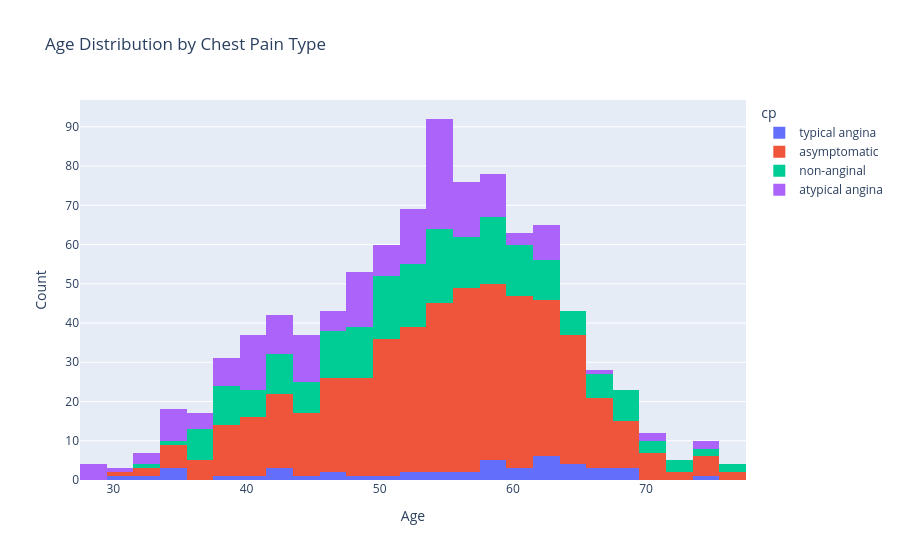

Notebook code for this chart:
### Code cell
# draw the plot of age column grouped by cp column using plotly
fig = px.histogram(data, x='age', color='cp', nbins=30, title='Age Distribution by Chest Pain Type')
fig.update_layout(xaxis_title='Age', yaxis_title='Count')
fig.show()

### Figure 1 — Plotly figure (JSON) as saved in the notebook; plotly's stock layout.template omitted (floating-point values rounded to 4 significant figures; data arrays with more than 128 entries replaced by an {"elided": "..."} marker saying what was removed)
{"data": [{"bingroup": "x", "hovertemplate": "cp=typical angina<br>age=%{x}<br>count=%{y}<extra></extra>", "legendgroup": "typical angina", "marker": {"color": "#636efa", "pattern": {"shape": ""}}, "name": "typical angina", "nbinsx": 30, "orientation": "v", "showlegend": true, "type": "histogram", "x": [63, 64, 58, 66, 69, 40, 51, 34, 52, 65, 59, 52, 42, 59, 69, 59, 38, 56, 61, 60, 59, 64, 45, 30, 35, 43, 47, 54, 57, 62, 34, 43, 46, 55, 32, 62, 62, 67, 67, 65, 49, 62, 61, 68, 74, 62], "xaxis": "x", "yaxis": "y"}, {"bingroup": "x", "hovertemplate": "cp=asymptomatic<br>age=%{x}<br>count=%{y}<extra></extra>", "legendgroup": "asymptomatic", "marker": {"color": "#EF553B", "pattern": {"shape": ""}}, "name": "asymptomatic", "nbinsx": 30, "orientation": "v", "showlegend": true, "type": "histogram", "x": {"elided": "496 int values"}, "xaxis": "x", "yaxis": "y"}, {"bingroup": "x", "hovertemplate": "cp=non-anginal<br>age=%{x}<br>count=%{y}<extra></extra>", "legendgroup": "non-anginal", "marker": {"color": "#00cc96", "pattern": {"shape": ""}}, "name": "non-anginal", "nbinsx": 30, "orientation": "v", "showlegend": true, "type": "histogram", "x": {"elided": "204 int values"}, "xaxis": "x", "yaxis": "y"}, {"bingroup": "x", "hovertemplate": "cp=atypical angina<br>age=%{x}<br>count=%{y}<extra></extra>", "legendgroup": "atypical angina", "marker": {"color": "#ab63fa", "pattern": {"shape": ""}}, "name": "atypical angina", "nbinsx": 30, "orientation": "v", "showlegend": true, "type": "histogram", "x": {"elided": "174 int values"}, "xaxis": "x", "yaxis": "y"}], "layout": {"barmode": "relative", "legend": {"title": {"text": "cp"}, "tracegroupgap": 0}, "title": {"text": "Age Distribution by Chest Pain Type"}, "xaxis": {"anchor": "y", "domain": [0, 1], "title": {"text": "Age"}}, "yaxis": {"anchor": "x", "domain": [0, 1], "title": {"text": "Count"}}}}
